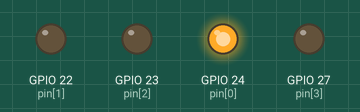
Simulated run of this program. Board: Raspberry Pi (BCM pin numbers). Parts: output pins drawn as LEDs (lit = HIGH).

Above: at 0.5 s.
At 1.5 s:
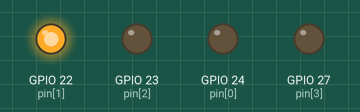
At 2.5 s:
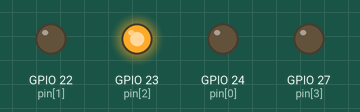
At 3.5 s:
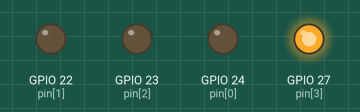
Timing chart, 0 to 5.2 s (numbered marks = the images above):
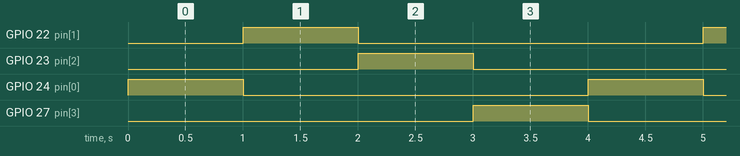

The program:

lcd3.py
```python
import RPi.GPIO as GPIO
import time
GPIO.setmode(GPIO.BCM)
i=20
pin=[24,22,23,27]
while i<25:

  for c in pin:
    GPIO.setup(c,GPIO.OUT)
    GPIO.output(c,GPIO.HIGH)
    time.sleep(1)
    GPIO.output(c,GPIO.LOW)
  i+1
```

Measured:
- by itself, GPIO 22 (pin[1]), GPIO 23 (pin[2]), GPIO 24 (pin[0]), GPIO 27 (pin[3]): alternates HIGH for 1.0 s and LOW for 3.0 s
